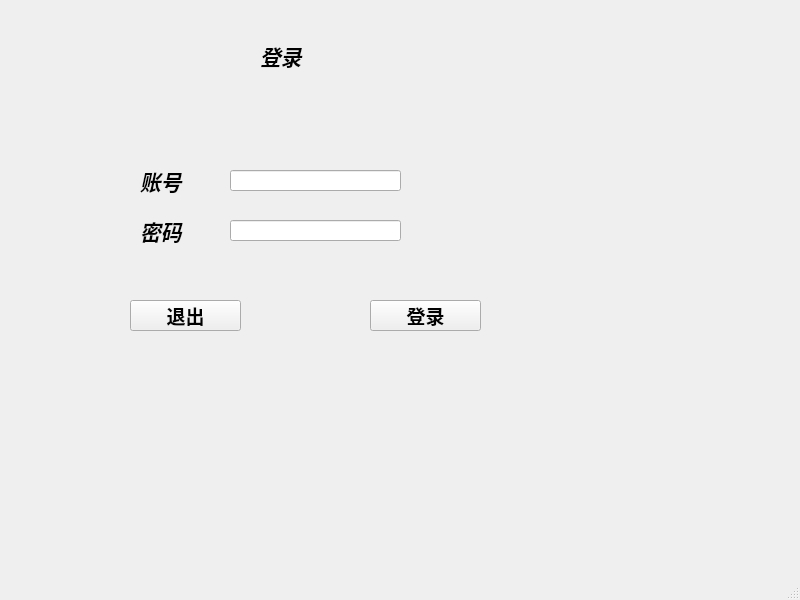
<?xml version="1.0" encoding="UTF-8"?>
<ui version="4.0">
 <class>MainWindow</class>
 <widget class="QMainWindow" name="MainWindow">
  <property name="geometry">
   <rect>
    <x>0</x>
    <y>0</y>
    <width>800</width>
    <height>600</height>
   </rect>
  </property>
  <property name="windowTitle">
   <string>MainWindow</string>
  </property>
  <widget class="QWidget" name="centralwidget">
   <widget class="QLineEdit" name="lineEdit">
    <property name="geometry">
     <rect>
      <x>230</x>
      <y>170</y>
      <width>171</width>
      <height>21</height>
     </rect>
    </property>
   </widget>
   <widget class="QLabel" name="label">
    <property name="geometry">
     <rect>
      <x>0</x>
      <y>-80</y>
      <width>681</width>
      <height>541</height>
     </rect>
    </property>
    <property name="styleSheet">
     <string notr="true">image: url(:/icon/pr.jpg);</string>
    </property>
    <property name="text">
     <string/>
    </property>
   </widget>
   <widget class="QLineEdit" name="lineEdit_3">
    <property name="geometry">
     <rect>
      <x>230</x>
      <y>220</y>
      <width>171</width>
      <height>21</height>
     </rect>
    </property>
   </widget>
   <widget class="QLabel" name="label_3">
    <property name="geometry">
     <rect>
      <x>140</x>
      <y>165</y>
      <width>71</width>
      <height>31</height>
     </rect>
    </property>
    <property name="font">
     <font>
      <family>Adobe Arabic</family>
      <pointsize>16</pointsize>
      <weight>75</weight>
      <italic>true</italic>
      <bold>true</bold>
     </font>
    </property>
    <property name="text">
     <string>账号</string>
    </property>
   </widget>
   <widget class="QLabel" name="label_4">
    <property name="geometry">
     <rect>
      <x>140</x>
      <y>215</y>
      <width>71</width>
      <height>31</height>
     </rect>
    </property>
    <property name="font">
     <font>
      <family>Adobe Arabic</family>
      <pointsize>16</pointsize>
      <weight>75</weight>
      <italic>true</italic>
      <bold>true</bold>
     </font>
    </property>
    <property name="text">
     <string>密码</string>
    </property>
   </widget>
   <widget class="QPushButton" name="pushButton">
    <property name="geometry">
     <rect>
      <x>370</x>
      <y>300</y>
      <width>111</width>
      <height>31</height>
     </rect>
    </property>
    <property name="font">
     <font>
      <family>Adobe Arabic</family>
      <pointsize>14</pointsize>
      <weight>75</weight>
      <bold>true</bold>
     </font>
    </property>
    <property name="text">
     <string>登录</string>
    </property>
   </widget>
   <widget class="QPushButton" name="pushButton_2">
    <property name="geometry">
     <rect>
      <x>130</x>
      <y>300</y>
      <width>111</width>
      <height>31</height>
     </rect>
    </property>
    <property name="font">
     <font>
      <family>Adobe Arabic</family>
      <pointsize>14</pointsize>
      <weight>75</weight>
      <bold>true</bold>
     </font>
    </property>
    <property name="styleSheet">
     <string notr="true">border-color: rgb(255, 255, 127);</string>
    </property>
    <property name="text">
     <string>退出</string>
    </property>
   </widget>
   <widget class="QLabel" name="label_5">
    <property name="geometry">
     <rect>
      <x>260</x>
      <y>40</y>
      <width>71</width>
      <height>31</height>
     </rect>
    </property>
    <property name="font">
     <font>
      <family>Adobe Arabic</family>
      <pointsize>16</pointsize>
      <weight>75</weight>
      <italic>true</italic>
      <bold>true</bold>
     </font>
    </property>
    <property name="text">
     <string>登录</string>
    </property>
   </widget>
   <zorder>label</zorder>
   <zorder>lineEdit</zorder>
   <zorder>lineEdit_3</zorder>
   <zorder>label_3</zorder>
   <zorder>label_4</zorder>
   <zorder>pushButton</zorder>
   <zorder>pushButton_2</zorder>
   <zorder>label_5</zorder>
  </widget>
  <widget class="QMenuBar" name="menubar">
   <property name="geometry">
    <rect>
     <x>0</x>
     <y>0</y>
     <width>800</width>
     <height>26</height>
    </rect>
   </property>
  </widget>
  <widget class="QStatusBar" name="statusbar"/>
 </widget>
 <resources>
  <include location="../scr/bj.qrc"/>
 </resources>
 <connections>
  <connection>
   <sender>pushButton_2</sender>
   <signal>clicked()</signal>
   <receiver>MainWindow</receiver>
   <slot>close()</slot>
   <hints>
    <hint type="sourcelabel">
     <x>182</x>
     <y>349</y>
    </hint>
    <hint type="destinationlabel">
     <x>734</x>
     <y>543</y>
    </hint>
   </hints>
  </connection>
 </connections>
</ui>
